Frame 1 (no input): blank canvas, image omitted
Frame 60 (the mouse pressed at the canvas centre just before this capture): blank canvas, image omitted
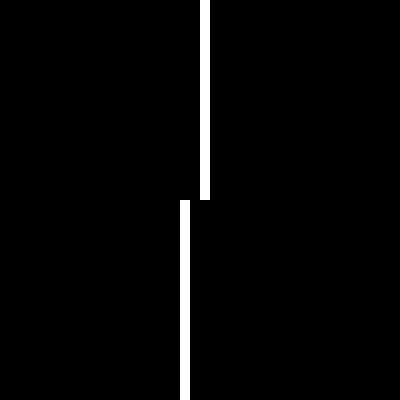
Frame 120 (the mouse held since frame 60 and released just before this capture)

The Processing sketch whose frames 1 and 60 were blank and that drew this single picture after the mouse press (run headless with seeded random() and noise(); from frame 60 on, the mouse is pressed at the canvas centre):

// Processing sketch: processing_168668
// ── processing_168668.pde

void setup()
{
  size(400,400);
  background(0);
noStroke();
rectMode(CORNER);
  smooth();  
}


void draw()
{
  pushMatrix();

translate(400-mouseX,0); //mausbewegung umgekehrt.
fill(255);
rect(0,0,10,200);
fill(0);
rect(10,0,10,200);

popMatrix();

pushMatrix();
translate(mouseX-20,200);//-20-> aus dem bild (breite von 2 rect 10+10)
fill(255);
rect(0,0,10,200);
fill(0);
rect(10,0,10,200);

popMatrix();


}
